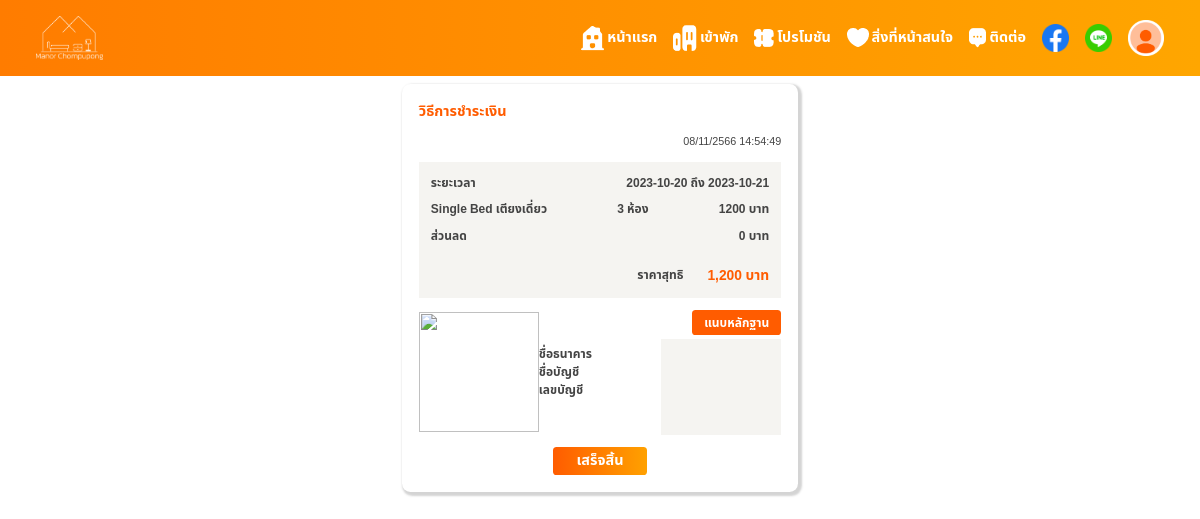
/payment.php?bookid=1 (signed in), run on the app's committed database.
### tables this page shows
CREATE TABLE `tb_book` (
  `book_id` int(11) NOT NULL,
  `book_in` date NOT NULL,
  `book_out` date NOT NULL,
  `book_man` int(2) NOT NULL,
  `book_child` int(2) NOT NULL,
  `book_total` int(2) NOT NULL,
  `book_status` char(1) NOT NULL,
  `user_id` int(11) NOT NULL,
  `room_id` int(11) NOT NULL
);

CREATE TABLE `tb_room` (
  `room_id` int(11) NOT NULL,
  `room_name` varchar(50) NOT NULL,
  `room_type` char(1) NOT NULL,
  `room_price` int(4) NOT NULL,
  `room_sale` int(2) DEFAULT NULL,
  `room_total` int(2) NOT NULL
);

### payment.php (the view, shortened to what this page needs)
<?php
    if(isset($_SESSION['user'])){
      $user = $_SESSION['user'];
    }
    include('conn.php');
?>
<!DOCTYPE php>
<php lang="en">
<head>
    <link rel="stylesheet" href="asset/css/style.css">
</head>
<body>
    <?php
       if(isset($user)) {
         echo '
           <div class="nav">
              <nav class="active">
              <div class="logo"><img src="asset/images/logo/logo2.png"></div>
                  <ul>
                      <li><a href="index.php"><img src="asset/images/icons/icon _house_.png"> หน้าแรก</a></li>
                      <li><a href="stay.php"><img src="asset/images/icons/icon _building_.png"> เข้าพัก</a></li>
                      <li><a href="promo.php"><img src="asset/images/icons/icon _ticket_.png"> โปรโมชัน</a></li>
                      <li><a href="interest.php"><img src="asset/images/icons/icon _heart_.png"> สิ่งที่หน้าสนใจ</a></li>
                      <li><a href="contact.php"><img src="asset/images/icons/icon _message_.png"> ติดต่อ</a></li>
                      <li><a class="social" href="https://web.facebook.com/"><img src="asset/images/icons/facebook.png"></a></li>
                      <li><a class="social" href="https://line.me/th/"><img src="asset/images/icons/line.png"></a></li>
                      <li class="dropdown" onclick="showDropDown()">
                       <img  src="asset/images/icons/nav_profile.png">
                       <div id="dropdown" class="hide">
                           <div class="profile">
                               <img src="asset/images/icons/nav_profile.png">
                               <div>
                                   <p>ID: '.$user['user_id'].'</p>
                                   <p>'.$user['user_uname'].'</p>
                               </div>
                           </div>
                            <a href="profile.php"><img src="asset/images/icons/edit.png">ข้อมูลส่วนตัว</a>
                            <a href="account.php"><img src="asset/images/icons/account_edit.png">จัดการบัญชี</a>
                            <a href="logout.php"><img src="asset/images/icons/logout.png">ออกจากระบบ</a>
                       </div>
                       </li>
                  </ul>
              </nav>
           </div>
         ';
       }
    ?>
    <section class="booking">
        <?php
            $sql = "SELECT * FROM tb_book
            JOIN tb_room
            ON tb_book.room_id = tb_room.room_id
            WHERE user_id = {$user['user_id']} AND book_id = {$_GET['bookid']}
            ORDER BY book_id DESC LIMIT 1";
            $rs = $conn->query($sql);
            $col = $rs->fetch_assoc();
            $bookIn = new DateTime($col['book_in']);
            $bookOut = new DateTime($col['book_out']);
            $roomType = $col['room_type'];
            if($roomType == 1) {
                $interval = $bookIn->diff($bookOut);
                $count = $interval->days;
            }else{
                $interval = $bookIn->diff($bookOut);
                $count = $interval->y * 12 + $interval->m;
            }
            $price = $col['book_total'] * $col['room_price'];
            $sale = ($col['room_price']  * (($col['room_sale'])/100));
            $netPrice = $count * ($col['book_total'] * ($col['room_price'] - ($col['room_price']  * (($col['room_sale'])/100))));
        ?>
        <form class="payment" action="payment_insert.php" method="post" enctype="multipart/form-data">
           <h1>วิธีการชำระเงิน</h1>
           <p id="currentDateTime"><?= date('d/m/Y H:i:s') ?></p>
           <div class="detail">
           <div class="row">
                <p>ระยะเวลา</p>
                <p><?= $col['book_in'] ?> ถึง <?= $col['book_out'] ?></p>
            </div>
            <div class="row">
                <p><?= $col['room_name'] ?></p>
                <p><?= $col['book_total'] ?> ห้อง</p>
                <p><?= $price ?> บาท</p>
            </div>
            <div class="row">
                <p>ส่วนลด</p>
                <p><?= $sale ?> บาท</p>
            </div>
            <div class="row">
                <p>ราคาสุทธิ</p>
                <p><?= number_format($netPrice) ?> บาท</p>
            </div>
           </div>
           <div class="pay">
                <div>
                    <img src="asset/images/pictures/qrcode.jpg">
                    <div>
                        <p>ชื่อธนาคาร</p>
                        <p>ชื่อบัญชี</p>
                        <p>เลขบัญชี</p>
                    </div>
                </div>
                <div>
                    <label class="slip" for="slip">แนบหลักฐาน</label>
                    <div class="img">
                    </div>
                </div>
           </div>
           <button type="submit" name="book_id" value="<?= $col['book_id'] ?>">เสร็จสิ้น</button>
        </form>
    </section>
</body>
</php>

### asset/css/style.css (style rules this page uses)
* { box-sizing: border-box; margin: 0; padding: 0; text-decoration: none; list-style: none; user-select: none; font-family: var(--font-noto); font-style: normal; color: var(--font-color); outline: none; }
body { height: 100%; width: 100%; overflow-x: hidden; }
h1 { font-size: 2vw; }
.nav { position: relative; display: flex; width: 100%; }
.nav nav { position: fixed; display: flex; align-items: center; justify-content: space-between; width: 100%; padding: 1.3vw 3vw; z-index: 2; }
.nav nav.active { background: var(--color-gradient-primary2); transition: var(--transition); }
.nav nav .logo img { width: 5.6vw; }
.nav nav ul { display: flex; align-items: center; gap: 1.3vw; }
.nav nav ul li { display: flex; align-items: center; justify-content: center; cursor: pointer; transition: var(--transition); }
.nav nav ul li a { display: flex; align-items: center; color: white; gap: 0.25vw; font-size: 1.2vw; font-weight: 700; transition: var(--transition); }
.nav nav ul li .social img { width: 2.3vw; cursor: pointer; }
.nav nav ul li > img { width: 3vw; }
.nav nav ul li.dropdown { position: relative; }
section { display: flex; flex-direction: column; gap: 2vw; width: 100%; margin-top: 7vw; background-color: white; }
section h1 { color: var(--color-primary); }
section.booking { flex-direction: row; padding: 0 10%; justify-content: center; }
section.booking form { display: flex; gap: 3vw; box-shadow: var(--shadow3); padding: 1vw; border-radius: 0.7vw; }
section.booking form.payment { flex-direction: column; gap: 1vw; padding: 1.4vw; width: 33vw; }
section.booking form.payment h1 { font-size: 1.2vw; font-weight: 800; }
section.booking form.payment p { text-align: end; font-size: 0.9vw; }
section.booking form.payment .detail { display: flex; flex-direction: column; gap: 0.7vw; background: var(--input-color); padding: 1vw; }
section.booking form.payment .detail .row { display: flex; align-items: center; justify-content: space-between; gap: 2vw; }
section.booking form.payment .detail .row p { font-size: 1vw; font-weight: 600; color: var(--font-color); }
section.booking form.payment .detail .row:last-child { margin-top: 1vw; justify-content: flex-end; }
section.booking form.payment .detail .row:last-child p { font-weight: 800; }
section.booking form.payment .detail .row:last-child p:last-child { color: var(--color-primary); font-size: 1.15vw; font-weight: 800; }
section.booking form.payment .pay { display: flex; justify-content: space-between; gap: 2vw; }
section.booking form.payment .pay > div { display: flex; align-items: center; }
section.booking form.payment .pay p { text-align: start; }
section.booking form.payment .pay > div:first-child img { width: 10vw; }
section.booking form.payment .pay > div:first-child p { font-size: 1vw; font-weight: 600; }
section.booking form.payment .pay > div:last-child { display: flex; flex-direction: column; align-items: flex-end; gap: 0.3vw; }
section.booking form.payment .pay > div:last-child .slip { background-color: var(--input-color); cursor: pointer; font-size: 1vw; font-weight: 800; padding: 0.3vw 1vw; border-radius: 0.3vw; color: white; background: var(--color-primary); }
section.booking form.payment .pay > div:last-child .img { width: 10vw; height: 8vw; background-color: var(--input-color); }
section.booking form.payment button { border: none; align-self: center; width: fit-content; font-size: 1.2vw; font-weight: 800; color: white; background: var(--color-gradient-primary); padding: 0.3vw 2vw; border-radius: 0.3vw; cursor: pointer; transition: var(--transition); }

### data on the page
tb_book: book_in "2023-10-20", book_out "2023-10-21", room.room_name "Single Bed เตียงเดี่ยว", book_total "3", book_total.room_price "1200", room.room_sale "0", netPrice "1,200"
